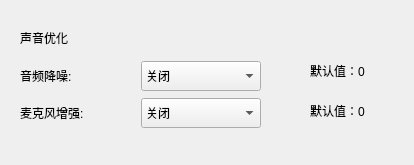
<?xml version="1.0" encoding="UTF-8"?>
<ui version="4.0">
 <class>AudioOptimizerDialog</class>
 <widget class="QDialog" name="AudioOptimizerDialog">
  <property name="geometry">
   <rect>
    <x>0</x>
    <y>0</y>
    <width>414</width>
    <height>165</height>
   </rect>
  </property>
  <property name="windowTitle">
   <string>声音优化</string>
  </property>
  <widget class="QLabel" name="label">
   <property name="geometry">
    <rect>
     <x>20</x>
     <y>30</y>
     <width>72</width>
     <height>15</height>
    </rect>
   </property>
   <property name="text">
    <string>声音优化</string>
   </property>
  </widget>
  <widget class="QLabel" name="label_4">
   <property name="geometry">
    <rect>
     <x>310</x>
     <y>100</y>
     <width>91</width>
     <height>21</height>
    </rect>
   </property>
   <property name="text">
    <string>默认值：0</string>
   </property>
  </widget>
  <widget class="QLabel" name="label_5">
   <property name="geometry">
    <rect>
     <x>310</x>
     <y>60</y>
     <width>91</width>
     <height>21</height>
    </rect>
   </property>
   <property name="text">
    <string>默认值：0</string>
   </property>
  </widget>
  <widget class="QWidget" name="layoutWidget">
   <property name="geometry">
    <rect>
     <x>20</x>
     <y>60</y>
     <width>241</width>
     <height>69</height>
    </rect>
   </property>
   <layout class="QGridLayout" name="gridLayout">
    <item row="0" column="0">
     <widget class="QLabel" name="label_2">
      <property name="text">
       <string>音频降噪:</string>
      </property>
     </widget>
    </item>
    <item row="0" column="1">
     <widget class="QComboBox" name="noiseComboBox">
      <property name="minimumSize">
       <size>
        <width>120</width>
        <height>30</height>
       </size>
      </property>
      <item>
       <property name="text">
        <string>关闭</string>
       </property>
      </item>
      <item>
       <property name="text">
        <string>低档</string>
       </property>
      </item>
      <item>
       <property name="text">
        <string>中档</string>
       </property>
      </item>
      <item>
       <property name="text">
        <string>高档</string>
       </property>
      </item>
      <item>
       <property name="text">
        <string>超高档</string>
       </property>
      </item>
     </widget>
    </item>
    <item row="1" column="0">
     <widget class="QLabel" name="label_3">
      <property name="text">
       <string>麦克风增强:</string>
      </property>
     </widget>
    </item>
    <item row="1" column="1">
     <widget class="QComboBox" name="agcComboBox">
      <property name="minimumSize">
       <size>
        <width>120</width>
        <height>30</height>
       </size>
      </property>
      <item>
       <property name="text">
        <string>关闭</string>
       </property>
      </item>
      <item>
       <property name="text">
        <string>25%</string>
       </property>
      </item>
      <item>
       <property name="text">
        <string>50%</string>
       </property>
      </item>
      <item>
       <property name="text">
        <string>75%</string>
       </property>
      </item>
      <item>
       <property name="text">
        <string>100%</string>
       </property>
      </item>
      <item>
       <property name="text">
        <string>125%</string>
       </property>
      </item>
      <item>
       <property name="text">
        <string>150%</string>
       </property>
      </item>
      <item>
       <property name="text">
        <string>175%</string>
       </property>
      </item>
      <item>
       <property name="text">
        <string>200%</string>
       </property>
      </item>
     </widget>
    </item>
   </layout>
  </widget>
 </widget>
 <resources/>
 <connections/>
</ui>
